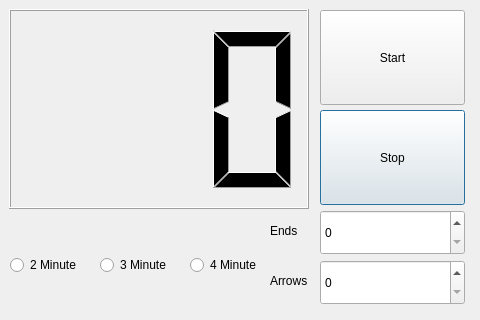
<?xml version="1.0" encoding="UTF-8"?>
<ui version="4.0">
 <class>AutoTimer</class>
 <widget class="QDialog" name="AutoTimer">
  <property name="geometry">
   <rect>
    <x>0</x>
    <y>0</y>
    <width>480</width>
    <height>320</height>
   </rect>
  </property>
  <property name="windowTitle">
   <string>Auto Timer</string>
  </property>
  <property name="windowIcon">
   <iconset>
    <normaloff>timer/data/watch.ico</normaloff>timer/data/watch.ico</iconset>
  </property>
  <widget class="QRadioButton" name="fourMinuteBtn">
   <property name="geometry">
    <rect>
     <x>190</x>
     <y>220</y>
     <width>70</width>
     <height>90</height>
    </rect>
   </property>
   <property name="text">
    <string>4 Minute</string>
   </property>
  </widget>
  <widget class="QRadioButton" name="twoMinuteBtn">
   <property name="geometry">
    <rect>
     <x>10</x>
     <y>220</y>
     <width>70</width>
     <height>90</height>
    </rect>
   </property>
   <property name="sizePolicy">
    <sizepolicy hsizetype="Minimum" vsizetype="Fixed">
     <horstretch>0</horstretch>
     <verstretch>0</verstretch>
    </sizepolicy>
   </property>
   <property name="minimumSize">
    <size>
     <width>0</width>
     <height>0</height>
    </size>
   </property>
   <property name="text">
    <string>2 Minute</string>
   </property>
   <property name="iconSize">
    <size>
     <width>16</width>
     <height>16</height>
    </size>
   </property>
  </widget>
  <widget class="QPushButton" name="stopBtn">
   <property name="geometry">
    <rect>
     <x>320</x>
     <y>110</y>
     <width>145</width>
     <height>95</height>
    </rect>
   </property>
   <property name="text">
    <string>Stop</string>
   </property>
  </widget>
  <widget class="QLCDNumber" name="lcdNumber">
   <property name="geometry">
    <rect>
     <x>9</x>
     <y>9</y>
     <width>300</width>
     <height>200</height>
    </rect>
   </property>
   <property name="digitCount">
    <number>3</number>
   </property>
   <property name="segmentStyle">
    <enum>QLCDNumber::Filled</enum>
   </property>
   <property name="value" stdset="0">
    <double>0.000000000000000</double>
   </property>
   <property name="intValue" stdset="0">
    <number>0</number>
   </property>
  </widget>
  <widget class="QRadioButton" name="threeMinuteBtn">
   <property name="geometry">
    <rect>
     <x>100</x>
     <y>220</y>
     <width>70</width>
     <height>90</height>
    </rect>
   </property>
   <property name="text">
    <string>3 Minute</string>
   </property>
  </widget>
  <widget class="QPushButton" name="startBtn">
   <property name="geometry">
    <rect>
     <x>320</x>
     <y>10</y>
     <width>145</width>
     <height>95</height>
    </rect>
   </property>
   <property name="text">
    <string>Start</string>
   </property>
  </widget>
  <widget class="QSpinBox" name="spinBox_numEnds">
   <property name="geometry">
    <rect>
     <x>320</x>
     <y>210</y>
     <width>145</width>
     <height>45</height>
    </rect>
   </property>
  </widget>
  <widget class="QLabel" name="label_ends">
   <property name="geometry">
    <rect>
     <x>270</x>
     <y>220</y>
     <width>47</width>
     <height>21</height>
    </rect>
   </property>
   <property name="text">
    <string>Ends</string>
   </property>
   <property name="textFormat">
    <enum>Qt::AutoText</enum>
   </property>
   <property name="scaledContents">
    <bool>false</bool>
   </property>
  </widget>
  <widget class="QSpinBox" name="spinBox_numArrows">
   <property name="geometry">
    <rect>
     <x>320</x>
     <y>260</y>
     <width>145</width>
     <height>45</height>
    </rect>
   </property>
  </widget>
  <widget class="QLabel" name="label_arrows">
   <property name="geometry">
    <rect>
     <x>270</x>
     <y>270</y>
     <width>47</width>
     <height>21</height>
    </rect>
   </property>
   <property name="text">
    <string>Arrows</string>
   </property>
   <property name="textFormat">
    <enum>Qt::AutoText</enum>
   </property>
   <property name="scaledContents">
    <bool>false</bool>
   </property>
  </widget>
 </widget>
 <resources/>
 <connections/>
</ui>
